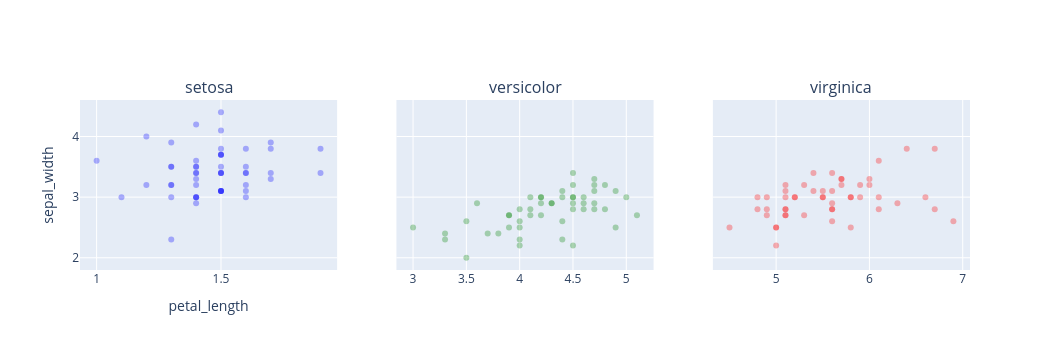

Notebook code cell kept with this figure:
### Markdown cell above
#### Statistical Visualization: Faceting

### Code cell
import plotly.graph_objects as go
from plotly.subplots import make_subplots

color_map = dict(zip(
    iris.species.unique(),
    ['blue', 'green', 'red']
))

n_panels = len(color_map)

fig = make_subplots(
    rows=1,
    cols=n_panels,
    shared_xaxes=True,
    shared_yaxes=True,
    subplot_titles=list(color_map.keys())
)

for i, (species, group) in enumerate(iris.groupby('species'), start=1):
    fig.add_trace(
        go.Scatter(
            x=group['petal_length'],
            y=group['sepal_width'],
            mode='markers',
            name=species,
            marker=dict(
                color=color_map[species],
                opacity=0.3
            ),
            showlegend=False  # legend per-panel is redundant
        ),
        row=1,
        col=i
    )

fig.update_layout(
    xaxis_title='petal_length',
    yaxis_title='sepal_width',
    height=350,
    width=n_panels * 350
)

fig.show()

### Figure 1 — Plotly figure (JSON) as saved in the notebook; plotly's stock layout.template omitted (floating-point values rounded to 4 significant figures)
{"data": [{"marker": {"color": "blue", "opacity": 0.3}, "mode": "markers", "name": "setosa", "showlegend": false, "type": "scatter", "x": [1.4, 1.4, 1.3, 1.5, 1.4, 1.7, 1.4, 1.5, 1.4, 1.5, 1.5, 1.6, 1.4, 1.1, 1.2, 1.5, 1.3, 1.4, 1.7, 1.5, 1.7, 1.5, 1.0, 1.7, 1.9, 1.6, 1.6, 1.5, 1.4, 1.6, 1.6, 1.5, 1.5, 1.4, 1.5, 1.2, 1.3, 1.5, 1.3, 1.5, 1.3, 1.3, 1.3, 1.6, 1.9, 1.4, 1.6, 1.4, 1.5, 1.4], "xaxis": "x", "y": [3.5, 3.0, 3.2, 3.1, 3.6, 3.9, 3.4, 3.4, 2.9, 3.1, 3.7, 3.4, 3.0, 3.0, 4.0, 4.4, 3.9, 3.5, 3.8, 3.8, 3.4, 3.7, 3.6, 3.3, 3.4, 3.0, 3.4, 3.5, 3.4, 3.2, 3.1, 3.4, 4.1, 4.2, 3.1, 3.2, 3.5, 3.1, 3.0, 3.4, 3.5, 2.3, 3.2, 3.5, 3.8, 3.0, 3.8, 3.2, 3.7, 3.3], "yaxis": "y"}, {"marker": {"color": "green", "opacity": 0.3}, "mode": "markers", "name": "versicolor", "showlegend": false, "type": "scatter", "x": [4.7, 4.5, 4.9, 4.0, 4.6, 4.5, 4.7, 3.3, 4.6, 3.9, 3.5, 4.2, 4.0, 4.7, 3.6, 4.4, 4.5, 4.1, 4.5, 3.9, 4.8, 4.0, 4.9, 4.7, 4.3, 4.4, 4.8, 5.0, 4.5, 3.5, 3.8, 3.7, 3.9, 5.1, 4.5, 4.5, 4.7, 4.4, 4.1, 4.0, 4.4, 4.6, 4.0, 3.3, 4.2, 4.2, 4.2, 4.3, 3.0, 4.1], "xaxis": "x2", "y": [3.2, 3.2, 3.1, 2.3, 2.8, 2.8, 3.3, 2.4, 2.9, 2.7, 2.0, 3.0, 2.2, 2.9, 2.9, 3.1, 3.0, 2.7, 2.2, 2.5, 3.2, 2.8, 2.5, 2.8, 2.9, 3.0, 2.8, 3.0, 2.9, 2.6, 2.4, 2.4, 2.7, 2.7, 3.0, 3.4, 3.1, 2.3, 3.0, 2.5, 2.6, 3.0, 2.6, 2.3, 2.7, 3.0, 2.9, 2.9, 2.5, 2.8], "yaxis": "y2"}, {"marker": {"color": "red", "opacity": 0.3}, "mode": "markers", "name": "virginica", "showlegend": false, "type": "scatter", "x": [6.0, 5.1, 5.9, 5.6, 5.8, 6.6, 4.5, 6.3, 5.8, 6.1, 5.1, 5.3, 5.5, 5.0, 5.1, 5.3, 5.5, 6.7, 6.9, 5.0, 5.7, 4.9, 6.7, 4.9, 5.7, 6.0, 4.8, 4.9, 5.6, 5.8, 6.1, 6.4, 5.6, 5.1, 5.6, 6.1, 5.6, 5.5, 4.8, 5.4, 5.6, 5.1, 5.1, 5.9, 5.7, 5.2, 5.0, 5.2, 5.4, 5.1], "xaxis": "x3", "y": [3.3, 2.7, 3.0, 2.9, 3.0, 3.0, 2.5, 2.9, 2.5, 3.6, 3.2, 2.7, 3.0, 2.5, 2.8, 3.2, 3.0, 3.8, 2.6, 2.2, 3.2, 2.8, 2.8, 2.7, 3.3, 3.2, 2.8, 3.0, 2.8, 3.0, 2.8, 3.8, 2.8, 2.8, 2.6, 3.0, 3.4, 3.1, 3.0, 3.1, 3.1, 3.1, 2.7, 3.2, 3.3, 3.0, 2.5, 3.0, 3.4, 3.0], "yaxis": "y3"}], "layout": {"annotations": [{"font": {"size": 16}, "showarrow": false, "text": "setosa", "x": 0.1444, "xanchor": "center", "xref": "paper", "y": 1, "yanchor": "bottom", "yref": "paper"}, {"font": {"size": 16}, "showarrow": false, "text": "versicolor", "x": 0.5, "xanchor": "center", "xref": "paper", "y": 1, "yanchor": "bottom", "yref": "paper"}, {"font": {"size": 16}, "showarrow": false, "text": "virginica", "x": 0.8556, "xanchor": "center", "xref": "paper", "y": 1, "yanchor": "bottom", "yref": "paper"}], "height": 350, "width": 1050, "xaxis": {"anchor": "y", "domain": [0, 0.2889], "title": {"text": "petal_length"}}, "xaxis2": {"anchor": "y2", "domain": [0.3556, 0.6444]}, "xaxis3": {"anchor": "y3", "domain": [0.7111, 1]}, "yaxis": {"anchor": "x", "domain": [0, 1], "title": {"text": "sepal_width"}}, "yaxis2": {"anchor": "x2", "domain": [0, 1], "matches": "y", "showticklabels": false}, "yaxis3": {"anchor": "x3", "domain": [0, 1], "matches": "y", "showticklabels": false}}}
